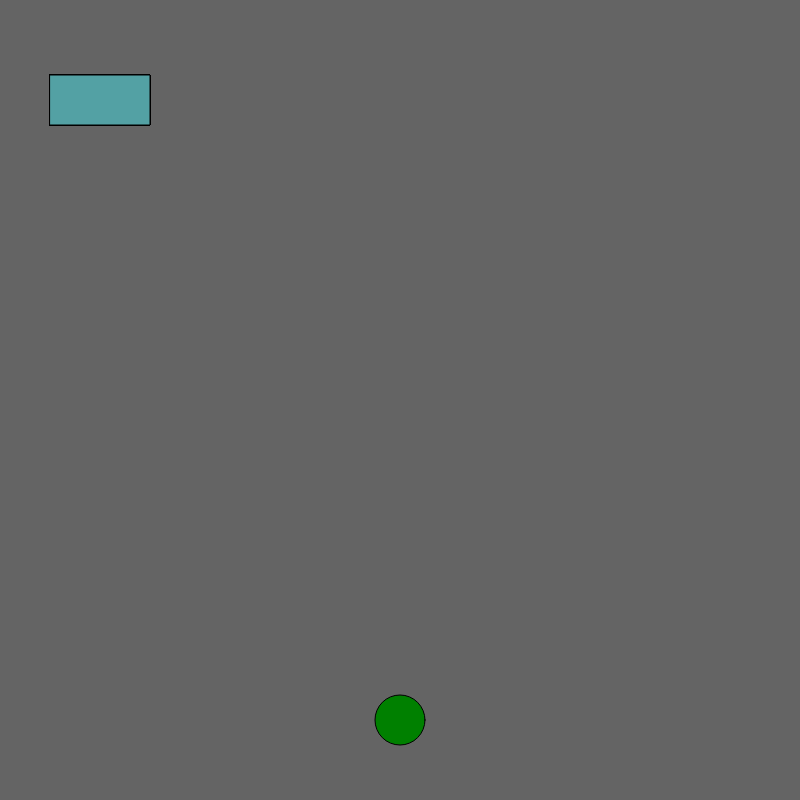
Frame 1 (no input)
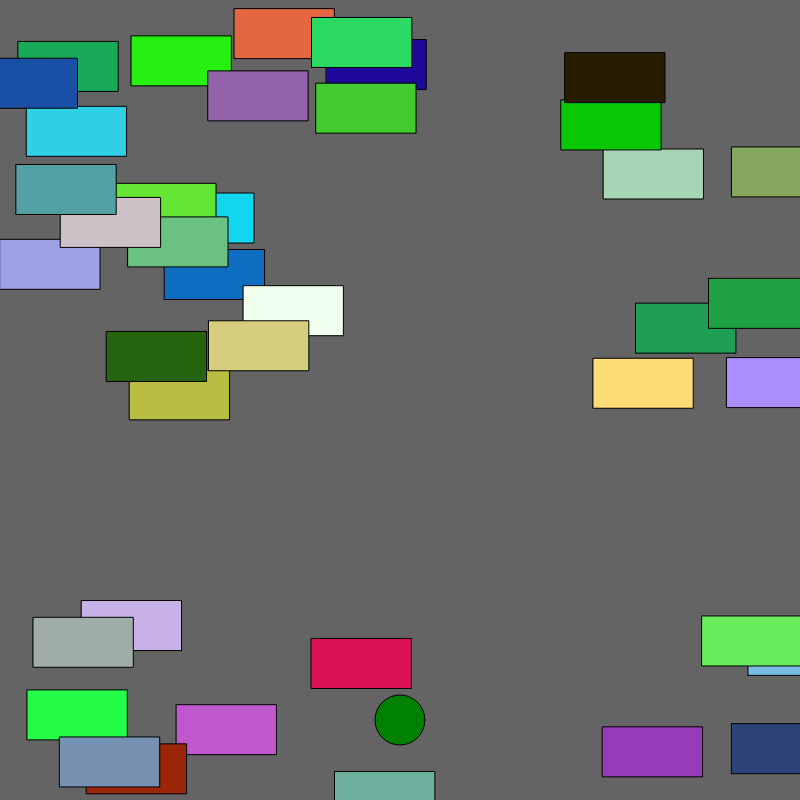
Frame 60 (no input)
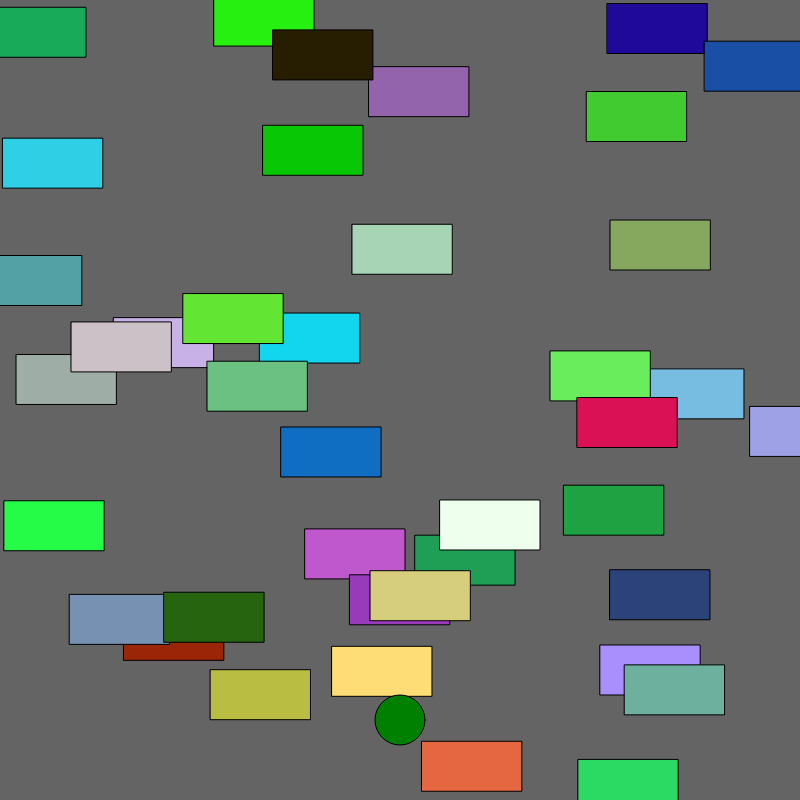
Frame 120 (the mouse pressed at the canvas centre since frame 60)

The p5.js sketch that drew these frames (run headless with seeded random() and noise() and a simulated clock; from frame 60 on, the mouse is pressed at the canvas centre):

// p5.js sketch
// ── sketch.js
var cars = [];
var frogPos ;
function setup() {
  // put setup code here
  createCanvas(800, 800);
  rectMode(CENTER) ;
  for(var i = 0; i < 40; i++) {
  cars.push(new Car()) ;
  }
  frogPos = createVector(width/2, height- 80) ;
}

function draw() {
  // put drawing code here
  background(100);
    for(var i = 0; i < cars.length; i++){
  cars[i].display();
  cars[i].drive() ;

  //colli
  if (cars[i].pos.dist(frogPos) < 20) {
    cars.splice(i, 1) ;

  }
}
//frog
fill('green');
ellipse(frogPos.x, frogPos.y, 50, 50);
checkForKeys() ;
}

function Car() {
//attributes
this.pos = createVector(100, 100) ;
this.vel = createVector(random(-5, 5), random(-5, 5));
this.r = random(255) ;
this.g = random(255) ;
this.b = random(255) ;
//methods
this.display = function (){
  fill(this.r, this.g, this.b);
  rect(this.pos.x, this.pos.y, 100, 50) ;


}

  this.drive = function () {
    this.pos.add(this.vel);
    if (this.pos.x > width) this.pos.x = 0;
    if (this.pos.x < 0) this.pos.x = width;
    if (this.pos.y > height) this.pos.y = 0;
    if (this.pos.y < 0) this.pos.y = height;

  }

}


function checkForKeys(){
  if (keyIsDown(LEFT_ARROW)) frogPos.x = frogPos.x - 5;
  if (keyIsDown(RIGHT_ARROW)) frogPos.x = frogPos.x + 5;
  if (keyIsDown(UP_ARROW)) frogPos.y = frogPos.y - 5;
  if (keyIsDown(DOWN_ARROW)) frogPos.y = frogPos.y + 5;

}
